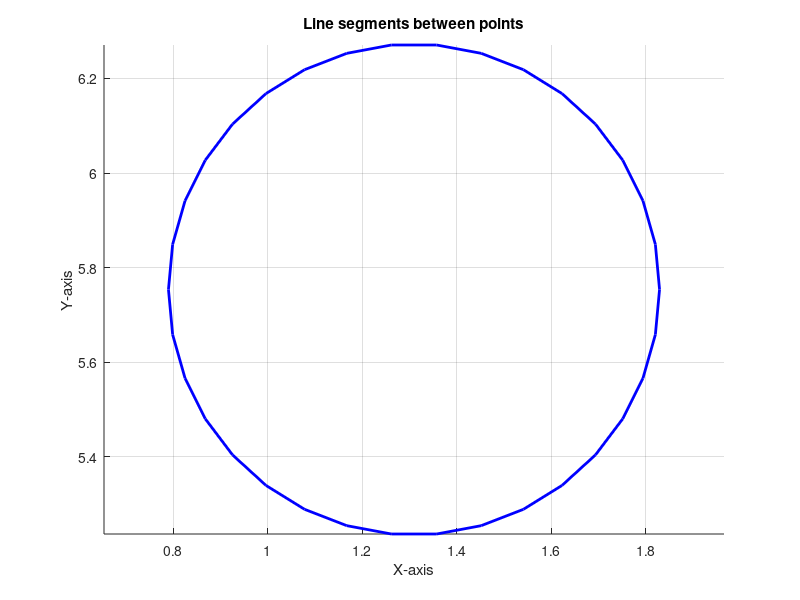

Source code (MATLAB):
% Load the data file (change 'data.txt' to your actual filename)
data = load('outputs/maillage.txt');

% Extract columns
x1 = data(:,1);
y1 = data(:,2);
x2 = data(:,3);
y2 = data(:,4);

% Plot segments
hold on; % Keep all segments on the same figure
for i = 1:length(x1)
    plot([x1(i), x2(i)], [y1(i), y2(i)], '-b', 'LineWidth', 2); % Blue lines
end
hold off;

% Formatting
xlabel("X-axis");
ylabel("Y-axis");
title("Line segments between points");
grid on;
axis equal; % Ensure correct aspect ratio
